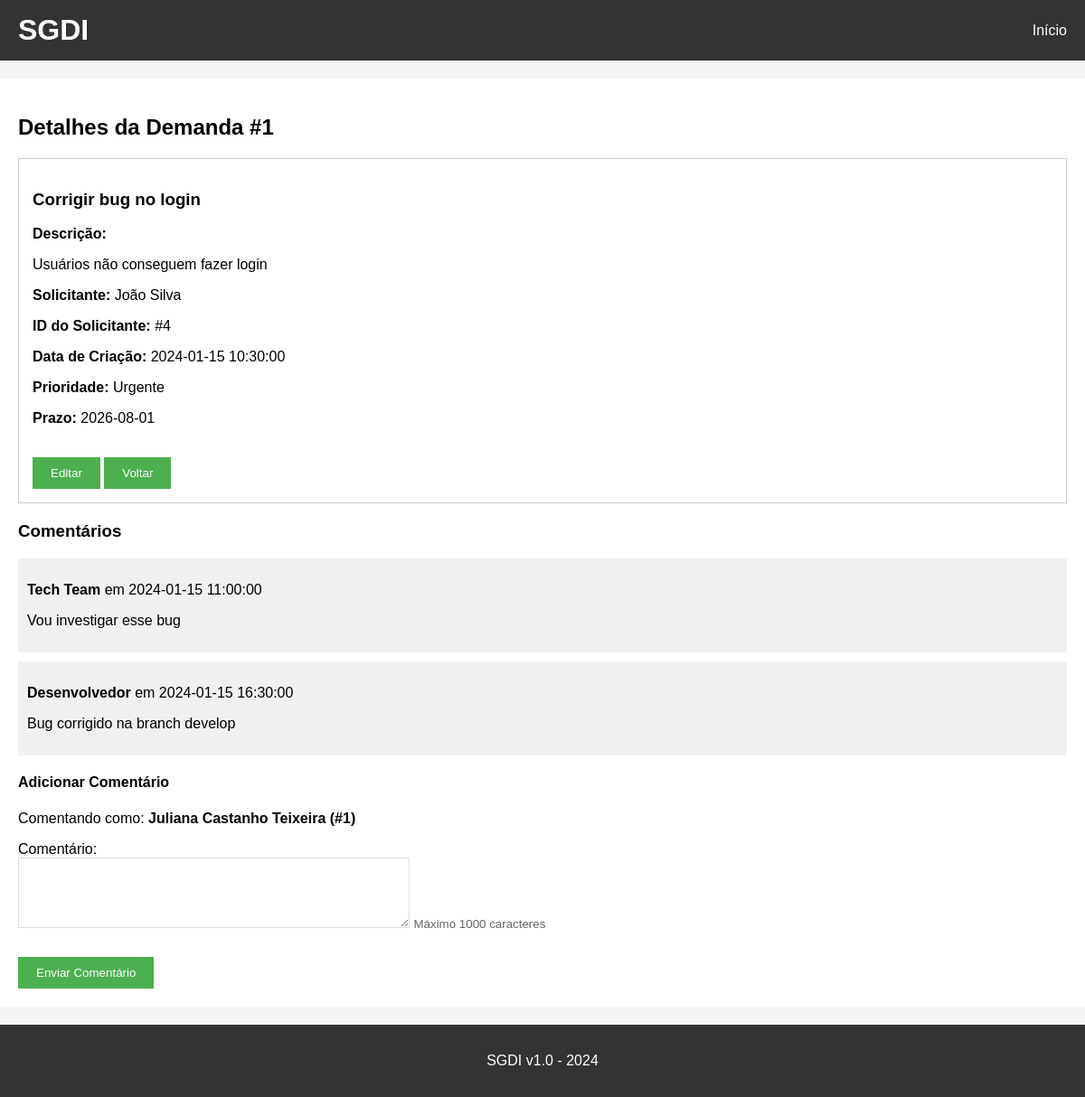
/detalhes/1 (signed in), run on the app's committed database.
### tables this page shows
CREATE TABLE demandas (
    id INTEGER PRIMARY KEY AUTOINCREMENT,
    titulo TEXT NOT NULL,
    descricao TEXT,
    solicitante TEXT,
    solicitante_id INTEGER,
    data_criacao TEXT,
    prioridade TEXT,
    prazo TEXT,
    FOREIGN KEY (solicitante_id) REFERENCES solicitantes (id)
);

CREATE TABLE comentarios (
    id INTEGER PRIMARY KEY AUTOINCREMENT,
    demanda_id INTEGER,
    comentario TEXT,
    autor TEXT,
    data TEXT,
    FOREIGN KEY (demanda_id) REFERENCES demandas (id)
);

### app.py (the view)
@app.route('/detalhes/<id>')
def detalhes(id):
    conn = get_db()
    cursor = conn.cursor()
    demanda = cursor.execute('SELECT * FROM demandas WHERE id=?', (id,)).fetchone()
    comentarios = cursor.execute('SELECT * FROM comentarios WHERE demanda_id=?', (id,)).fetchall()
    conn.close()
    return render_template('detalhes.html', demanda=demanda, comentarios=comentarios)

### app.py (called while the page is built)
def get_db():
    conn = sqlite3.connect('demandas.db')
    conn.row_factory = sqlite3.Row
    return conn

@app.before_request
def verificar_login():
    if 'email' not in session and request.endpoint not in ['login', 'logout', 'static']:
        return redirect(url_for('login'))

### templates/detalhes.html
{% extends "base.html" %}
{% block content %}
<h2>Detalhes da Demanda #{{ demanda[0] }}</h2>
<div class="detail-box">
    <h3>{{ demanda[1] }}</h3>
    <p><strong>Descrição:</strong></p>
    <p>{{ demanda[2] }}</p>
    <p><strong>Solicitante:</strong> {{ demanda[3] }}</p>
    <p><strong>ID do Solicitante:</strong> #{{ demanda[4] }}</p>
    <p><strong>Data de Criação:</strong> {{ demanda[5] }}</p>
    <p><strong>Prioridade:</strong> {{ demanda[6] }}</p>
    <p><strong>Prazo:</strong> {{ demanda[7] }}</p>
    <br>
    <a href="/editar/{{ demanda[0] }}"><button>Editar</button></a>
    <a href="/"><button>Voltar</button></a>
</div>
<h3>Comentários</h3>
{% for comentario in comentarios %}
<div class="comment-box">
    <p><strong>{{ comentario[3] }}</strong> em {{ comentario[4] }}</p>
    <p>{{ comentario[2] }}</p>
</div>
{% endfor %}
<h4>Adicionar Comentário</h4>
<p>Comentando como: <strong>{{ session['usuario'] }} (#{{ session['usuario_id'] }})</strong></p>
<form method="POST" action="/adicionar_comentario/{{ demanda[0] }}">
    <div>
        <label>Comentário:</label><br>
        <textarea name="comentario" rows="4" cols="50" maxlength="1000" required></textarea>
        <small class="text-muted">Máximo 1000 caracteres</small>
    </div>
    <br>
    <button type="submit">Enviar Comentário</button>
</form>
{% endblock %}

### static/style.css (style rules this page uses)
* { box-sizing: border-box; }
body { font-family: Arial, sans-serif; background-color: #f5f5f5; padding: 0; margin: 0; display: flex; flex-direction: column; min-height: 100vh; }
button { background-color: #4CAF50; color: white; padding: 10px 20px; border: none; cursor: pointer; }
form div { margin-bottom: 10px; }
input[type="text"], input[type="email"], input[type="password"], textarea { padding: 8px; border: 1px solid #ddd; max-width: 100%; }
textarea { resize: vertical; }
.text-muted { color: #666; }
.detail-box { border: 1px solid #ccc; padding: 15px; margin-bottom: 20px; }
.comment-box { background: #f0f0f0; padding: 10px; margin: 10px 0; }

### data on the page
demandas: id "1", titulo "Corrigir bug no login", descricao "Usuários não conseguem fazer login", solicitante "João Silva", solicitante "4", data_criacao "2024-01-15 10:30:00", prioridade "Urgente", prazo "2026-08-01"
comentarios: autor "Tech Team", data "2024-01-15 11:00:00", comentario "Vou investigar esse bug"
comentarios: autor "Desenvolvedor", data "2024-01-15 16:30:00", comentario "Bug corrigido na branch develop"

### other printed values
{{ session['usuario'] }} "Juliana Castanho Teixeira"
{{ session['usuario_id'] }} "1"
